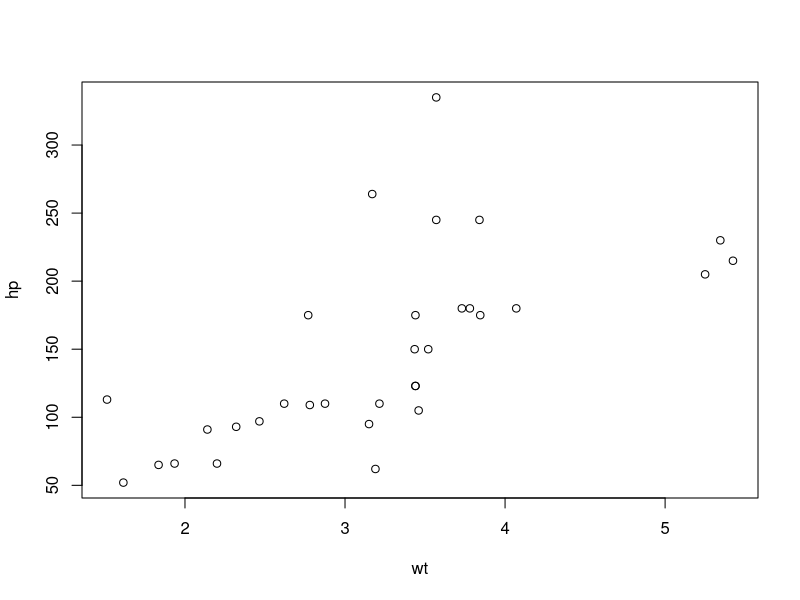
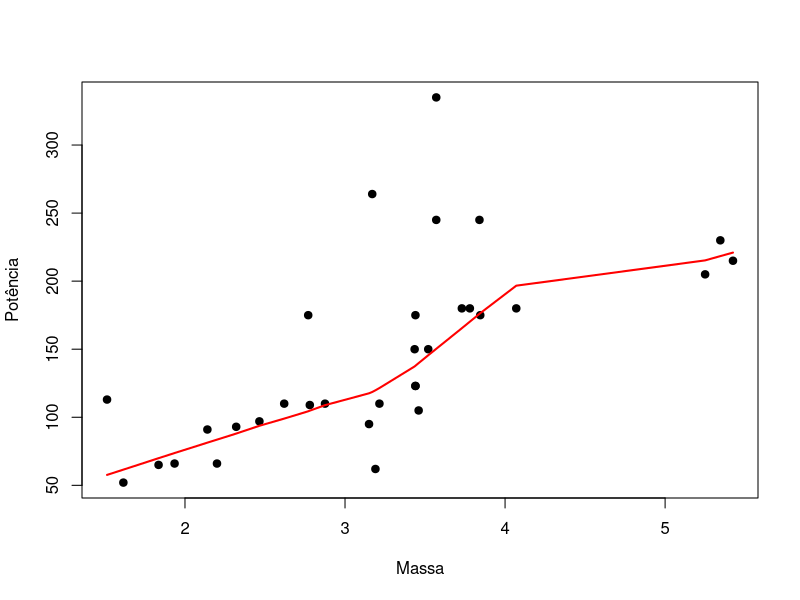

The R source for these figures, in order:
# Correlação de Spearman ----

# Ajuste e resultados ----
plot(hp ~ wt, data = mtcars)
print(cor.test(mtcars$wt, mtcars$hp,
               method = "spearman", exact = FALSE))

# Visualização e diagnóstico ----
plot(mtcars$wt, mtcars$hp, pch = 19, xlab = "Massa", ylab = "Potência")
lines(lowess(mtcars$wt, mtcars$hp), col = "red", lwd = 2)


# Análises unilaterais: use somente a direção definida antes da análise ----
# H1: associacao monotônica positiva
print(cor.test(mtcars$wt, mtcars$hp, method = "spearman", exact = FALSE, alternative = "greater"))
# H1: associacao monotônica negativa
print(cor.test(mtcars$wt, mtcars$hp, method = "spearman", exact = FALSE, alternative = "less"))
